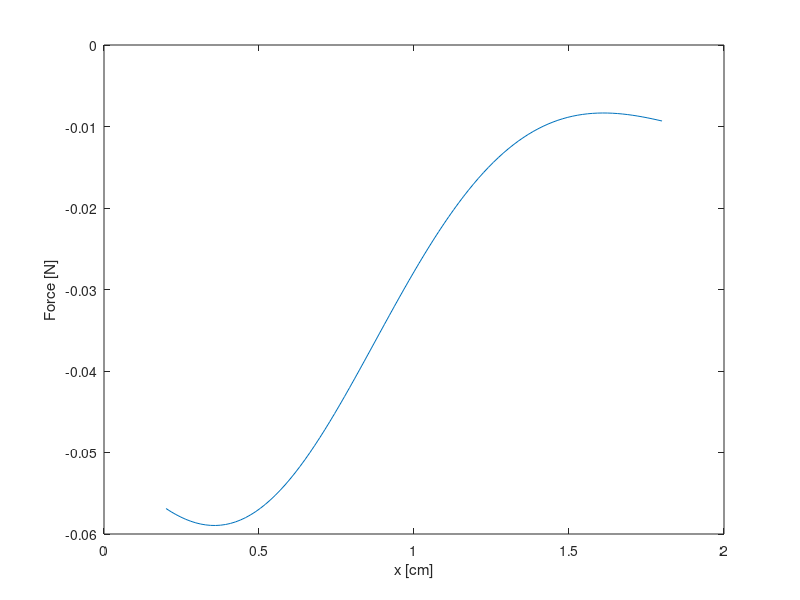

This figure's MATLAB source:
clc;
clear;

% Here is the data: x in cm,L in mH
xdata = [0 0.2 0.4 0.6 0.8 1.0 1.2 1.4 1.6 1.8 2.0];
Ldata = [2.8 2.26 1.78 1.52 1.34 1.26 1.20 1.16 1.13 1.11 1.10];

%Convert to SI units
x = xdata*1.e-2;
L = Ldata*1.e-3;

len = length(x);
xmax = x(len);

% Use polyfit to perform a 4'th order fit of L to x, Store 
% the polynomial coefficients in vector a. The fit will be 
% of the form:
%
% Lfit = a(1)*x^4 + a(2)*x^3 + a(3)*x^2 + a(4)*x + a(5);
%
a = polyfit(x,L,4);
% Let's check the fit

for n = 1:101
    xfit(n) = xmax*(n-1)/100;
    Lfit(n) = a(1)*xfit(n)^4 + a(2)*xfit(n)^3 + a(3)*xfit(n)^2 ...
    + a(4)*xfit(n) + a(5);
end

% Plot the data and then the fit to compare (convert xfit to cm and
% Lfit to mH

plot(xdata,Ldata,'*');
hold
plot(xfit*100,Lfit*1000);
hold
xlabel('x [cm]');
ylabel('L [mH]');

fprintf('\n Paused. Hit and key to plot the force.\n');
pause;

% Now plot the force. The force will be given by 
%
%     lamta^2   dL    lamta^2
% f = --- *     ---- = ---   (4*a(1)*x^3 + 3*a(2)*x^2 + 2*a(3)*x + a(4))
%      2L^2     dx     2(a(1)*x^4 + a(2)*x^3 + a(3)*x^2 + a(4)*x + a(5))^2

%Set current to lamta = 1.5mWb
lamta = 1.5*1.e-3;
for n = 1:101
    xfit(n) = 0.2/100 + 0.016*(n-1)/100;
    Lfit(n) = a(1)*xfit(n)^4 + a(2)*xfit(n)^3 + a(3)*xfit(n)^2 ...
    + a(4)*xfit(n) + a(5);
    F(n) = 4*a(1)*xfit(n)^3 + 3*a(2)*xfit(n)^2 + 2*a(3)*xfit(n) + a(4);
    F(n) = (lamta^2/2)*F(n)/(Lfit(n)^2);
end

plot(xfit*100,F);
xlabel('x [cm]');
ylabel('Force [N]');



    